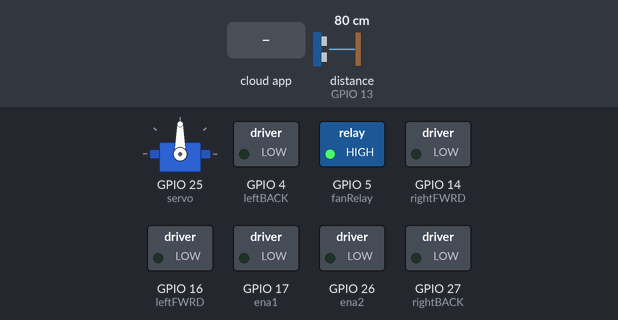
Recording of a sketch running on a simulated ESP32. On the bench: servo, switched loads named in the sketch (green lamp = pin HIGH). Dashed ring = blinking. The test bench sets the inputs (shaded band); at power-on: distance to the obstacle (sensor on GPIO 13) 80 cm. The echo pulse lasts 58.3 µs per cm; WiFi joins after 1.5 s; servers stay silent unless stated; the Firebase database answers and starts empty; pins used as bus, display or sensor lines are not drawn; what the sketch prints to the serial monitor is not drawn.

Above: at 2.7 s.
2.8 s: the phone or cloud app sets AUTO to 1
At 5.6 s:
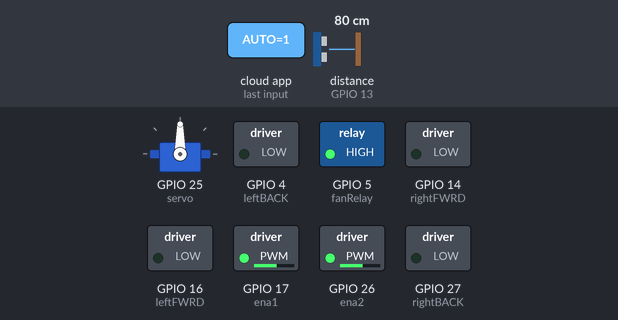
5.8 s: the phone or cloud app sets FAN to 1
At 8.5 s:
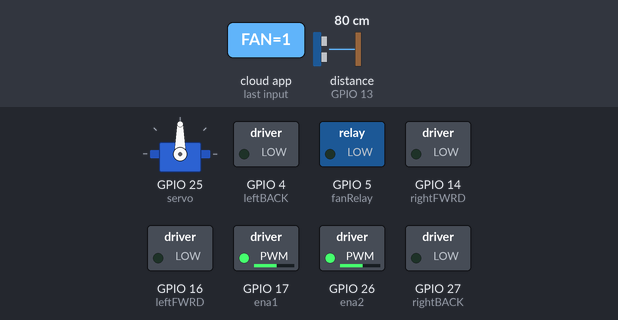
8.8 s: distance to the obstacle (sensor on GPIO 13) set to 2 cm
At 20.5 s:
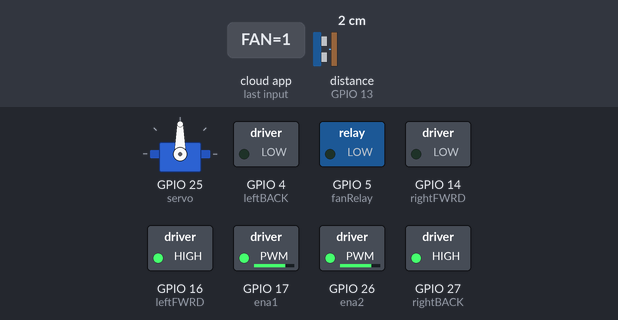
Timing chart, 0 to 21.5 s (numbered marks = the images above; inputs shaded):
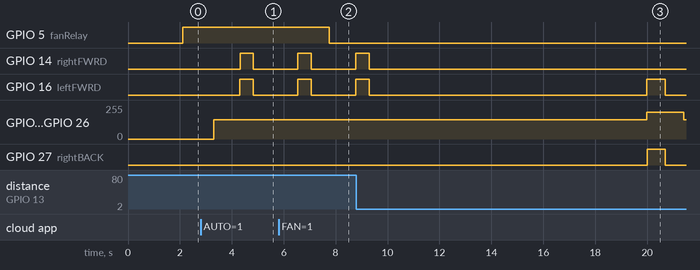

Measured:
- after the input at 2.8 s, GPIO 14 (rightFWRD): LOW → HIGH after 1.5 s, → LOW 0.51 s later; GPIO 16 (leftFWRD): LOW → HIGH after 1.5 s, → LOW 0.52 s later; GPIO 17 (ena1), GPIO 26 (ena2): 0/255 → 144/255 after 0.51 s
- after the input at 5.8 s, GPIO 5 (fanRelay): HIGH → LOW after 2.0 s
- after the input at 8.8 s, GPIO 14 (rightFWRD): goes on until 9.3 s, then stays LOW; GPIO 17 (ena1), GPIO 26 (ena2): 144/255 → 199/255 after 11.2 s, → 144/255 1.4 s later; GPIO 27 (rightBACK): LOW → HIGH after 11.2 s, → LOW 0.71 s later

The sketch:

2_WifiNFirebaseV2.ino
```cpp
// library
#include <Arduino.h>

#include <WiFi.h>
#include <FirebaseESP32.h>
#include <addons/TokenHelper.h>
#include <addons/RTDBHelper.h>

#include <ESP32Servo.h>

// wifi and firebase config
#define WIFI_SSID "Ainsworth's"
#define WIFI_PASSWORD "ainzsama"

#define API_KEY "AIzaSyCyxDQzCLMsQ2P-bPhYcw9StXtvz79zldA"

#define DATABASE_URL "https://sweep-e-default-rtdb.asia-southeast1.firebasedatabase.app"

#define USER_EMAIL "iotsweepe@gmail.com"
#define USER_PASSWORD "iotsweepe123"

// pinout
// motor driver
#define leftBACK 4
#define leftFWRD 16
#define rightFWRD 14
#define rightBACK 27
#define ena1 17
#define ena2 26

//servo
#define servo 25

// ultrasonic sensor
#define sensorTrig 12
#define sensorEcho 13

//relay
#define fanRelay 5

#define MAX_SPEED 255

FirebaseData fbdo;

FirebaseAuth auth;
FirebaseConfig config;

Servo mainServo;

unsigned long sendDataPrevMillis = 0;

unsigned long count = 0;

void initializePinOut(){
  // motor driver
  pinMode(leftFWRD,OUTPUT);
  pinMode(leftBACK,OUTPUT);
  pinMode(rightBACK,OUTPUT);
  pinMode(rightFWRD,OUTPUT);
  // pin ena enb
  ledcAttach(ena1, 5000, 8);
  ledcAttach(ena2, 5000, 8);

  // servo
  mainServo.setPeriodHertz(50);
  mainServo.attach(servo);

  // sensor
  pinMode(sensorTrig, OUTPUT);
  pinMode(sensorEcho,INPUT);

  //Relay (fan)
  pinMode(fanRelay, OUTPUT_OPEN_DRAIN);
}

void establishWifiConnection(){
  WiFi.begin(WIFI_SSID, WIFI_PASSWORD);
  Serial.print("Connecting to Wi-Fi");
  while (WiFi.status() != WL_CONNECTED)
  {
    Serial.print(".");
    delay(300);
  }
  Serial.println();
  Serial.print("Connected with IP: ");
  Serial.println(WiFi.localIP());
  Serial.println();
}

void establishFirebaseConnection(){
  Serial.printf("Firebase Client v%s\n\n", FIREBASE_CLIENT_VERSION);

  config.api_key = API_KEY;

  auth.user.email = USER_EMAIL;
  auth.user.password = USER_PASSWORD;


  config.database_url = DATABASE_URL;


  config.token_status_callback = tokenStatusCallback;


  Firebase.reconnectNetwork(true);


  fbdo.setBSSLBufferSize(4096 /* Rx buffer size in bytes from 512 - 16384 */, 1024 /* Tx buffer size in bytes from 512 - 16384 */);

  Firebase.begin(&config, &auth);

  Firebase.setDoubleDigits(5);
}

long readDistance(String view){
  digitalWrite(sensorTrig,LOW);
  delayMicroseconds(2);
  digitalWrite(sensorTrig,HIGH);
  delayMicroseconds(10);
  digitalWrite(sensorTrig,LOW);

  long duration = pulseIn(sensorEcho, HIGH);
  long distance = duration/58.2;
  Serial.printf("Distance %s : %ld\n",view, distance);
  return distance;
}

void setAngle(int angle){
  ledcWrite(servo,map(angle,0,180,26,128));
}

void setup()
{

  Serial.begin(115200);

  initializePinOut();

  establishWifiConnection();

  establishFirebaseConnection();

  setAngle(90);
}

int scoutLeft()
{
  setAngle(45);
  delay(1500);
  int distanceFront = readDistance("LEFt");
  setAngle(90);
  delay(1500);
  return distanceFront;
}

int scoutRight()
{
  setAngle(135);
  delay(1500);
  int distanceFront = readDistance("RIGHT");
  setAngle(90);
  delay(1500);
  return distanceFront;
}

void setSpeed(double speed){
  ledcWrite(ena1, (int) speed);
  ledcWrite(ena2, (int) speed);
}


void setMovementIdle(){
  digitalWrite(leftFWRD, LOW);
  digitalWrite(leftBACK, LOW);
  digitalWrite(rightBACK, LOW);
  digitalWrite(rightFWRD, LOW);
}

void setMovementFWRD(){
  digitalWrite(leftFWRD, HIGH);
  delay(10);
  digitalWrite(rightFWRD, HIGH);
  delay(10);
}

void setMovementBACK(){
  digitalWrite(leftBACK, HIGH);
  delay(10);
  digitalWrite(rightBACK, HIGH);
  delay(10);
}

void setMovementLEFT(){
  setSpeed(200.0);
  digitalWrite(leftFWRD, HIGH);
  delay(10);
  digitalWrite(rightBACK,HIGH);
  delay(10);
}

void setMovementRGHT(){
  setSpeed(200.0);
  digitalWrite(rightFWRD, HIGH);
  delay(10);
  digitalWrite(leftBACK, HIGH);
  delay(10);
}

int distanceFront = 100;

void autoMode(){

  int distanceRight = 0;
  int distanceLeft = 0;
  delay(500);
  distanceFront = readDistance("FRONT");
  delay(500);
  if (distanceFront <= 25){
    setMovementIdle();

    delay(1000);
    distanceLeft = scoutLeft();
    delay(1000);
    distanceRight = scoutRight();
    delay(1000);
    Serial.printf("Auto moving %s\n", distanceLeft >= distanceRight ? "LEFT" : "RIGHT");
    if(distanceLeft >= distanceRight)
    {
      setMovementLEFT();
      delay(700);
      setMovementIdle();
    }
    else
    {
      setMovementRGHT();
      delay(700);
      setMovementIdle();
    }
  }
  else{
    setMovementFWRD();
    delay(500);
    setMovementIdle();
  }
   delay(100);
}

void setFan(bool fanStatus){
  digitalWrite(fanRelay, !fanStatus ? HIGH : LOW);
  Serial.printf("Fan status changed!\n");
}

bool isTest = false;

void testSensor(){
  readDistance("TEST");
  delay(1000);
}

void testServo(){
  for (int i = 0; i <= 180; i +=20){
    setAngle(i);
    delay(1500);
  }
}

void testRelay(){
  delay(2000);
  digitalWrite(fanRelay,HIGH);
  delay(3500);
  digitalWrite(fanRelay,LOW);
  Serial.printf("Test relay \n");
}

void loop()
{

  // Firebase.ready() should be called repeatedly to handle authentication tasks.
  if (Firebase.ready())
  // if (Firebase.ready() && (millis() - sendDataPrevMillis > 100 || sendDataPrevMillis == 0))
  {
    sendDataPrevMillis = millis();


    bool fanStatus = Firebase.getBool(fbdo, FPSTR("FAN")) ? fbdo.to<bool>() ? true : false : false;
    bool autoStatus = Firebase.getBool(fbdo, FPSTR("AUTO")) ? fbdo.to<bool>() ? true : false : false;
    Serial.printf("Fan status = %s\n", fanStatus ? "true" : "false");
    Serial.printf("Auto status = %s\n", autoStatus ? "true" : "false");

    double speedMultiplier = Firebase.getDouble(fbdo, FPSTR("SPEED")) ? fbdo.to<double>() : 0.0;

    Serial.printf("Speed Multipler is %f\n", speedMultiplier);


    String strafeState = Firebase.getString(fbdo, FPSTR("STRAFE")) ? fbdo.to<const char *>() : "IDLE";

    Serial.printf("Strafe State = %s\n", strafeState);

    // speed multiplier
    double finalSpeed = MAX_SPEED * speedMultiplier;
    Serial.printf("Final Speed = %d\n", (int) finalSpeed);

    setSpeed(finalSpeed);
    setFan(fanStatus);
    if (autoStatus){
      setMovementIdle();
      // testServo();
      // testSensor();
      setSpeed(145.0);
      autoMode();
    }
    else if (strafeState == "IDLE"){
      setMovementIdle();
    }
    else if (strafeState == "FWRD"){
      setMovementFWRD();
    }
    else if (strafeState == "BACK"){
      setMovementBACK();
    }
    else if (strafeState == "LEFT"){
      setMovementLEFT();
    }
    else if (strafeState == "RGHT"){
      setMovementRGHT();
    }

    // bool bVal;
    // Serial.printf("Get bool ref... %s\n", Firebase.getBool(fbdo, F("/test/bool"), &bVal) ? bVal ? "true" : "false" : fbdo.errorReason().c_str());

    // Serial.printf("Set int... %s\n", Firebase.setInt(fbdo, F("/test/int"), count) ? "ok" : fbdo.errorReason().c_str());

    // Serial.printf("Get int... %s\n", Firebase.getInt(fbdo, F("/test/int")) ? String(fbdo.to<int>()).c_str() : fbdo.errorReason().c_str());

    // int iVal = 0;
    // Serial.printf("Get int ref... %s\n", Firebase.getInt(fbdo, F("/test/int"), &iVal) ? String(iVal).c_str() : fbdo.errorReason().c_str());

    // Serial.printf("Set float... %s\n", Firebase.setFloat(fbdo, F("/test/float"), count + 10.2) ? "ok" : fbdo.errorReason().c_str());

    // Serial.printf("Get float... %s\n", Firebase.getFloat(fbdo, F("/test/float")) ? String(fbdo.to<float>()).c_str() : fbdo.errorReason().c_str());

    // Serial.printf("Set double... %s\n", Firebase.setDouble(fbdo, F("/test/double"), count + 35.517549723765) ? "ok" : fbdo.errorReason().c_str());

    // Serial.printf("Get double... %s\n", Firebase.getDouble(fbdo, F("/test/double")) ? String(fbdo.to<double>()).c_str() : fbdo.errorReason().c_str());

    // Serial.printf("Set string... %s\n", Firebase.setString(fbdo, F("/test/string"), "Hello World!") ? "ok" : fbdo.errorReason().c_str());

    // Serial.printf("Get string... %s\n", Firebase.getString(fbdo, F("/test/string")) ? fbdo.to<const char *>() : fbdo.errorReason().c_str());


    // For generic set/get functions.

    // For generic set, use Firebase.set(fbdo, <path>, <any variable or value>)

    // For generic get, use Firebase.get(fbdo, <path>).
    // And check its type with fbdo.dataType() or fbdo.dataTypeEnum() and
    // cast the value from it e.g. fbdo.to<int>(), fbdo.to<std::string>().

    // The function, fbdo.dataType() returns types String e.g. string, boolean,
    // int, float, double, json, array, blob, file and null.

    // The function, fbdo.dataTypeEnum() returns type enum (number) e.g. firebase_rtdb_data_type_null (1),
    // firebase_rtdb_data_type_integer, firebase_rtdb_data_type_float, firebase_rtdb_data_type_double,
    // firebase_rtdb_data_type_boolean, firebase_rtdb_data_type_string, firebase_rtdb_data_type_json,
    // firebase_rtdb_data_type_array, firebase_rtdb_data_type_blob, and firebase_rtdb_data_type_file (10)

    count++;
  }
}

/// PLEASE AVOID THIS ////

// Please avoid the following inappropriate and inefficient use cases
/**
 *
 * 1. Call get repeatedly inside the loop without the appropriate timing for execution provided e.g. millis() or conditional checking,
 * where delay should be avoided.
 *
 * Everytime get was called, the request header need to be sent to server which its size depends on the authentication method used,
 * and costs your data usage.
 *
 * Please use stream function instead for this use case.
 *
 * 2. Using the single FirebaseData object to call different type functions as above example without the appropriate
 * timing for execution provided in the loop i.e., repeatedly switching call between get and set functions.
 *
 * In addition to costs the data usage, the delay will be involved as the session needs to be closed and opened too often
 * due to the HTTP method (GET, PUT, POST, PATCH and DELETE) was changed in the incoming request.
 *
 *
 * Please reduce the use of swithing calls by store the multiple values to the JSON object and store it once on the database.
 *
 * Or calling continuously "set" or "setAsync" functions without "get" called in between, and calling get continuously without set
 * called in between.
 *
 * If you needed to call arbitrary "get" and "set" based on condition or event, use another FirebaseData object to avoid the session
 * closing and reopening.
 *
 * 3. Use of delay or hidden delay or blocking operation to wait for hardware ready in the third party sensor libraries, together with stream functions e.g. Firebase.RTDB.readStream and fbdo.streamAvailable in the loop.
 *
 * Please use non-blocking mode of sensor libraries (if available) or use millis instead of delay in your code.
 *
 * 4. Blocking the token generation process.
 *
 * Let the authentication token generation to run without blocking, the following code MUST BE AVOIDED.
 *
 * while (!Firebase.ready()) <---- Don't do this in while loop
 * {
 *     delay(1000);
 * }
 *
 */
```
